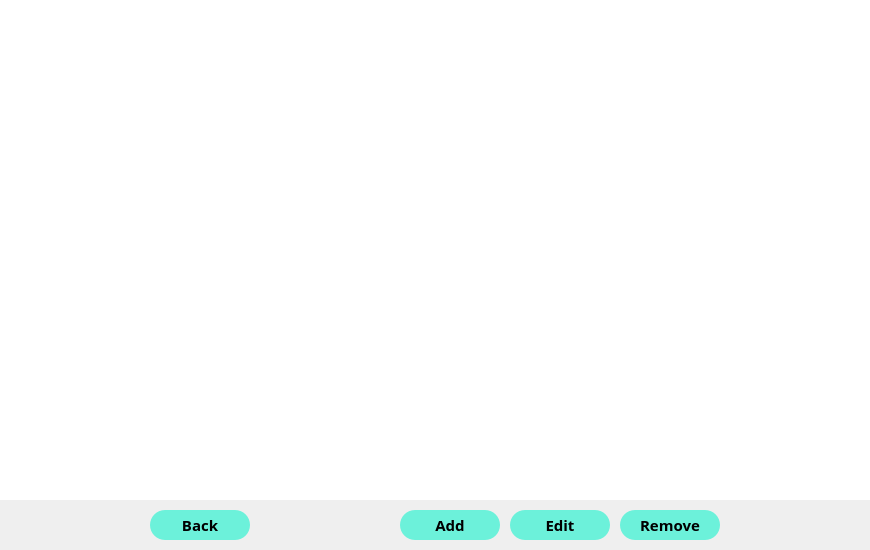
<?xml version="1.0" encoding="UTF-8"?>
<ui version="4.0">
 <class>Dialog</class>
 <widget class="QDialog" name="Dialog">
  <property name="geometry">
   <rect>
    <x>0</x>
    <y>0</y>
    <width>870</width>
    <height>550</height>
   </rect>
  </property>
  <property name="windowTitle">
   <string>Dialog</string>
  </property>
  <property name="styleSheet">
   <string notr="true">background-color: #1E1E1E;

QPushButton
{
	color: #FFFFFF;
	text-shadow: 0px 0px 50px #FFFFFF;
	background-color: #6CF1DA;
}</string>
  </property>
  <layout class="QVBoxLayout" name="verticalLayout">
   <property name="spacing">
    <number>0</number>
   </property>
   <property name="leftMargin">
    <number>0</number>
   </property>
   <property name="topMargin">
    <number>0</number>
   </property>
   <property name="rightMargin">
    <number>0</number>
   </property>
   <property name="bottomMargin">
    <number>0</number>
   </property>
   <item>
    <widget class="QTableWidget" name="tableWidget">
     <property name="enabled">
      <bool>true</bool>
     </property>
     <property name="font">
      <font>
       <family>Open Sans</family>
       <pointsize>9</pointsize>
       <weight>75</weight>
       <bold>true</bold>
      </font>
     </property>
     <property name="styleSheet">
      <string notr="true">QTableWidget
{
	opacity: 100;
	сolor: rgb(255, 255, 255);
	cellspacing: 0;
	cellpadding: 0;
	border: none;
}

QTableWidget::cellActivated {
	color: rgb(255, 255, 255);
}

QHeaderView, QHeaderView::section, QHeaderView:focus {
    background-color: &quot;#6cf2da&quot;;
	cellspacing: 0;
	cellpadding: 0;
}

QTableWidget::item, QTableWidget::item:focus {
	color: rgba(255, 255, 255, 255);
	cellspacing: 0;
	cellpadding: 0;

	border: 1px solid &quot;#6cf2da&quot;;
}</string>
     </property>
     <property name="frameShape">
      <enum>QFrame::NoFrame</enum>
     </property>
     <attribute name="horizontalHeaderCascadingSectionResizes">
      <bool>true</bool>
     </attribute>
     <attribute name="horizontalHeaderMinimumSectionSize">
      <number>50</number>
     </attribute>
     <attribute name="horizontalHeaderDefaultSectionSize">
      <number>110</number>
     </attribute>
     <attribute name="horizontalHeaderStretchLastSection">
      <bool>true</bool>
     </attribute>
     <attribute name="verticalHeaderCascadingSectionResizes">
      <bool>true</bool>
     </attribute>
     <attribute name="verticalHeaderMinimumSectionSize">
      <number>50</number>
     </attribute>
     <attribute name="verticalHeaderDefaultSectionSize">
      <number>50</number>
     </attribute>
     <attribute name="verticalHeaderStretchLastSection">
      <bool>true</bool>
     </attribute>
    </widget>
   </item>
   <item>
    <layout class="QHBoxLayout" name="horizontalLayout_3"/>
   </item>
   <item>
    <layout class="QHBoxLayout" name="horizontalLayout_2">
     <property name="spacing">
      <number>0</number>
     </property>
    </layout>
   </item>
   <item>
    <layout class="QHBoxLayout" name="horizontalLayout">
     <item>
      <spacer name="horizontalSpacer">
       <property name="orientation">
        <enum>Qt::Horizontal</enum>
       </property>
       <property name="sizeHint" stdset="0">
        <size>
         <width>40</width>
         <height>20</height>
        </size>
       </property>
      </spacer>
     </item>
     <item>
      <widget class="QPushButton" name="pushButton">
       <property name="minimumSize">
        <size>
         <width>100</width>
         <height>30</height>
        </size>
       </property>
       <property name="font">
        <font>
         <family>Open Sans</family>
         <pointsize>11</pointsize>
         <weight>75</weight>
         <bold>true</bold>
        </font>
       </property>
       <property name="styleSheet">
        <string notr="true">QPushButton
{
	text-shadow: 0px 0px 50px #FFFFFF;
	background-color: #6CF1DA;
	border-radius: 15;
    margin: 10px 0;
	height: 30px;
}
</string>
       </property>
       <property name="text">
        <string>Back</string>
       </property>
      </widget>
     </item>
     <item>
      <spacer name="horizontalSpacer_2">
       <property name="orientation">
        <enum>Qt::Horizontal</enum>
       </property>
       <property name="sizeHint" stdset="0">
        <size>
         <width>40</width>
         <height>20</height>
        </size>
       </property>
      </spacer>
     </item>
     <item>
      <widget class="QPushButton" name="addButton">
       <property name="minimumSize">
        <size>
         <width>100</width>
         <height>30</height>
        </size>
       </property>
       <property name="font">
        <font>
         <family>Open Sans</family>
         <pointsize>11</pointsize>
         <weight>75</weight>
         <bold>true</bold>
        </font>
       </property>
       <property name="styleSheet">
        <string notr="true">QPushButton
{
	text-shadow: 0px 0px 50px #FFFFFF;
	background-color: #6CF1DA;
	border-radius: 15;
    margin: 10px 0x;
	height: 30px;
}</string>
       </property>
       <property name="text">
        <string>Add</string>
       </property>
      </widget>
     </item>
     <item>
      <widget class="QPushButton" name="editButton">
       <property name="minimumSize">
        <size>
         <width>120</width>
         <height>30</height>
        </size>
       </property>
       <property name="font">
        <font>
         <family>Open Sans</family>
         <pointsize>11</pointsize>
         <weight>75</weight>
         <bold>true</bold>
        </font>
       </property>
       <property name="styleSheet">
        <string notr="true">QPushButton
{
	text-shadow: 0px 0px 50px #FFFFFF;
	background-color: #6CF1DA;
	border-radius: 15;
    margin: 10px 10px;
	height: 30px;
}</string>
       </property>
       <property name="text">
        <string>Edit</string>
       </property>
      </widget>
     </item>
     <item>
      <widget class="QPushButton" name="deleteButton">
       <property name="minimumSize">
        <size>
         <width>100</width>
         <height>30</height>
        </size>
       </property>
       <property name="font">
        <font>
         <family>Open Sans</family>
         <pointsize>11</pointsize>
         <weight>75</weight>
         <bold>true</bold>
        </font>
       </property>
       <property name="styleSheet">
        <string notr="true">QPushButton
{
	text-shadow: 0px 0px 50px #FFFFFF;
	background-color: #6CF1DA;
	border-radius: 15;
    margin: 10px 0;
	height: 30px;
}</string>
       </property>
       <property name="text">
        <string>Remove</string>
       </property>
      </widget>
     </item>
     <item>
      <spacer name="horizontalSpacer_3">
       <property name="orientation">
        <enum>Qt::Horizontal</enum>
       </property>
       <property name="sizeHint" stdset="0">
        <size>
         <width>40</width>
         <height>20</height>
        </size>
       </property>
      </spacer>
     </item>
    </layout>
   </item>
  </layout>
 </widget>
 <resources/>
 <connections/>
</ui>
